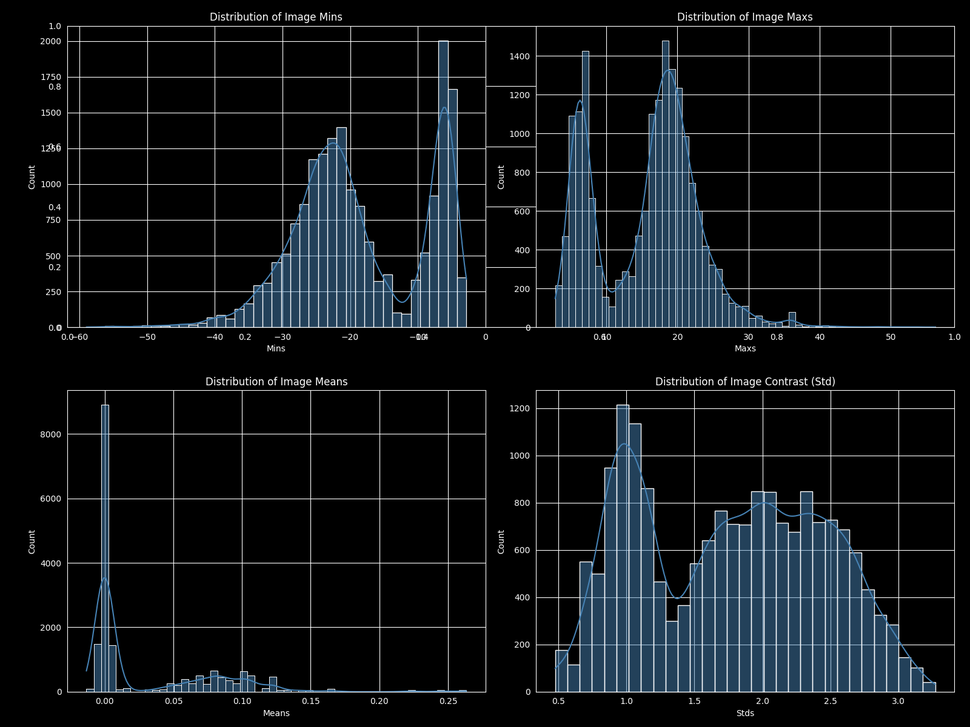
#> input picture src/0d468f3b-11fd-40bd-a851-aec2467d135a.png, 970 x 727 px, shrunk from 1600 x 1200 before the run; its folder holds only this picture in this run
$ python -i feature_extractor.py   (imports and definitions only)   (older library calls are emulated)
#> lines starting #> are read from the running program, lines starting #| are printed output that depends on the picture
import numpy as np
import pandas as pd
from tqdm.auto import tqdm
from scipy.stats import kurtosis, skew
from skimage.feature import graycomatrix, graycoprops, local_binary_pattern
from loader import load_image
import antropy as ant

from scipy.spatial import distance


# [18 lines left out: function get_combined_features, not called in this run]


class ImageFeatureExtractor:
    def __init__(self, glcm_levels=120, offset=59, lbp_radius=1, lbp_n_points=8):
        self.glcm_levels = glcm_levels
        self.offset = offset
        self.lbp_radius = lbp_radius
        self.lbp_n_points = lbp_n_points
        self.MAX_DIST = np.sqrt(128 ** 2 + 128 ** 2)

    def extract_features(self, img):
        """Extracts all features and returns them as a dictionary."""
        # --- Pre-processing ---
        flat_img = img.flatten()

        # --- Shannon Entropy ---
        hist_ent, _ = np.histogram(flat_img, bins=64, density=True)
        hist_ent = hist_ent[hist_ent > 0]
        entropy = -(hist_ent * np.log2(hist_ent)).sum()

        # --- GLCM ---
        img_glcm = np.clip(img + self.offset, 0, self.glcm_levels - 1).astype(np.uint8)
        glcm = graycomatrix(img_glcm, [1], [0], levels=self.glcm_levels, symmetric=True, normed=True)

        # --- LBP ---
        img_lbp = np.clip(img + self.offset, 0, 120).astype(np.uint8)
        lbp_def = local_binary_pattern(img_lbp, self.lbp_n_points, self.lbp_radius, method='default')
        lbp_uni = local_binary_pattern(img_lbp, self.lbp_n_points, self.lbp_radius, method='uniform')

        # Calculate LBP Histogram Vector (Uniform)
        # Number of bins for uniform LBP is P + 2
        lbp_hist, _ = np.histogram(lbp_uni.ravel(), bins=np.arange(self.lbp_n_points + 3), density=True)

        # --- Spectral ---
        f_shift = np.fft.fftshift(np.fft.fft2(img))
        mag = np.abs(f_shift)
        pwr = mag ** 2
        rows, cols = img.shape
        y, x = np.ogrid[:rows, :cols]
        dists = np.sqrt((x - (cols // 2)) ** 2 + (y - (rows // 2)) ** 2)

        # Radial Slope
        d_flat = dists.ravel().astype(int)
        radial_prof = np.bincount(d_flat, weights=mag.ravel()) / (np.bincount(d_flat) + 1e-9)
        limit = min(128, len(radial_prof))
        # Ensure we don't take log of 0
        slope, _ = np.polyfit(np.log(np.arange(1, limit)), np.log(radial_prof[1:limit] + 1e-9), 1)

        # --- Compile Dictionary ---
        feats = {
            # Basic Statistics
            'mean': np.mean(img),
            'std': np.std(img),
            'min': np.min(img),
            'max': np.max(img),
            'kurtosis': kurtosis(flat_img),
            'skew': skew(flat_img),

            # Entropies
            'shannon_entropy': entropy,
            'permutation_entropy': ant.perm_entropy(flat_img, order=3, normalize=True),

            # GLCM
            'glcm_corr': graycoprops(glcm, 'correlation')[0, 0],
            'glcm_contrast': graycoprops(glcm, 'contrast')[0, 0],
            'glcm_homo': graycoprops(glcm, 'homogeneity')[0, 0],
            'glcm_energy': graycoprops(glcm, 'energy')[0, 0],
            'glcm_dissim': graycoprops(glcm, 'dissimilarity')[0, 0],

            # LBP Scalars
            'lbp_smooth': np.histogram(lbp_def.ravel(), bins=np.arange(2 ** self.lbp_n_points + 1), density=True)[0][0],
            'lbp_uniform_sum': np.sum(lbp_hist[:-1]),

            # Spectral
            'hf_energy': np.log(np.sum(pwr[dists > (0.8 * self.MAX_DIST)]) + 1e-9),
            'spectral_centroid': np.log((np.sum(dists * mag) / (np.sum(mag) + 1e-9)) + 1e-9),
            'lf_power': np.log(np.sum(pwr[dists < (0.1 * self.MAX_DIST)]) + 1e-9),
            'spectral_slope': slope
        }

        # Add the LBP Histogram Vector as individual features (for math compatibility)
        for i, val in enumerate(lbp_hist):
            feats[f'lbp_hist_{i}'] = val

        return feats

    # [34 lines left out: functions build_feature_dataframe, build_dataset, not called in this run]

>>> import cv2
>>> picture = cv2.imread('0d468f3b-11fd-40bd-a851-aec2467d135a.png', cv2.IMREAD_GRAYSCALE)
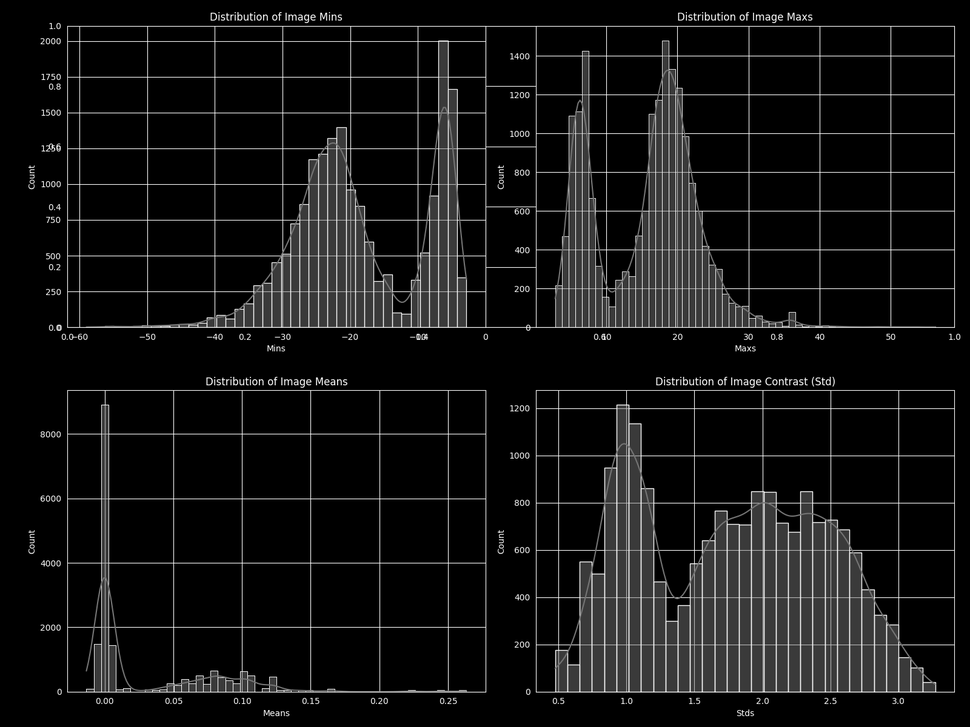
#> picture: shape (727, 970); min 0, max 255, mean 19.3
>>> result = ImageFeatureExtractor().extract_features(picture)
#> in extract_features, `hist_ent, _ = np.histogram(flat_img, bins=64, density=True)`: hist_ent = 64 values, max 0.191 at index 0, min 2.85e-06 at index 62, mean 0.00392
#> in extract_features, `entropy = -(hist_ent * np.log2(hist_ent)).sum()`: entropy = 0.989
#> in extract_features, `img_glcm = np.clip(img + self.offset, 0, self.glcm_levels - 1).astype(..`:
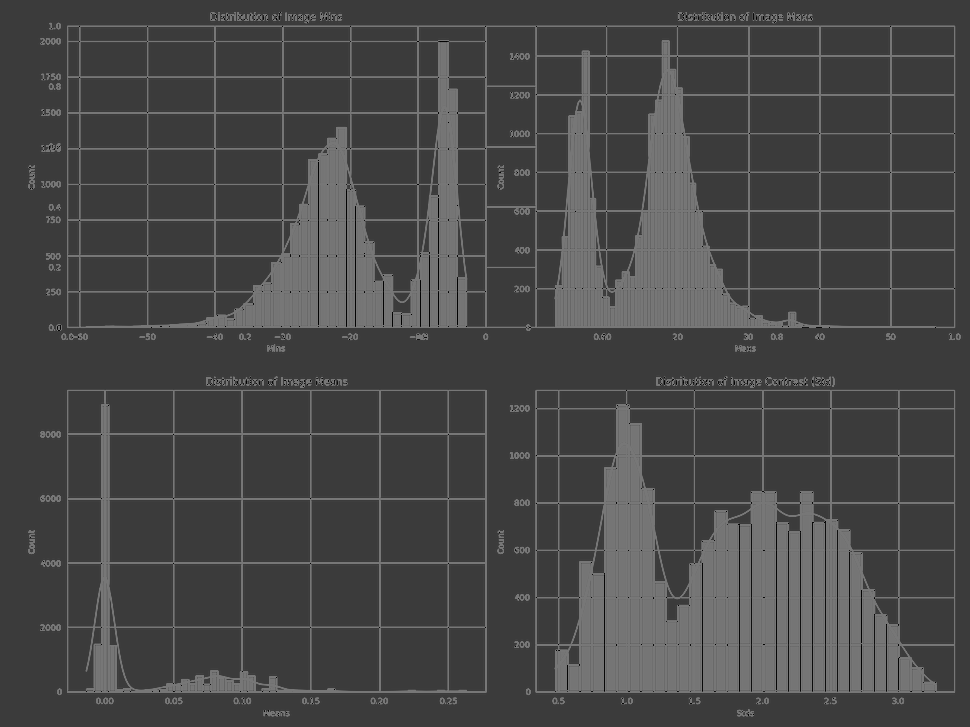
#> img_glcm: shape (727, 970); min 0, max 119, mean 70.8
#> in extract_features, `lbp_def = local_binary_pattern(img_lbp, self.lbp_n_points, self.lbp_ra..`:
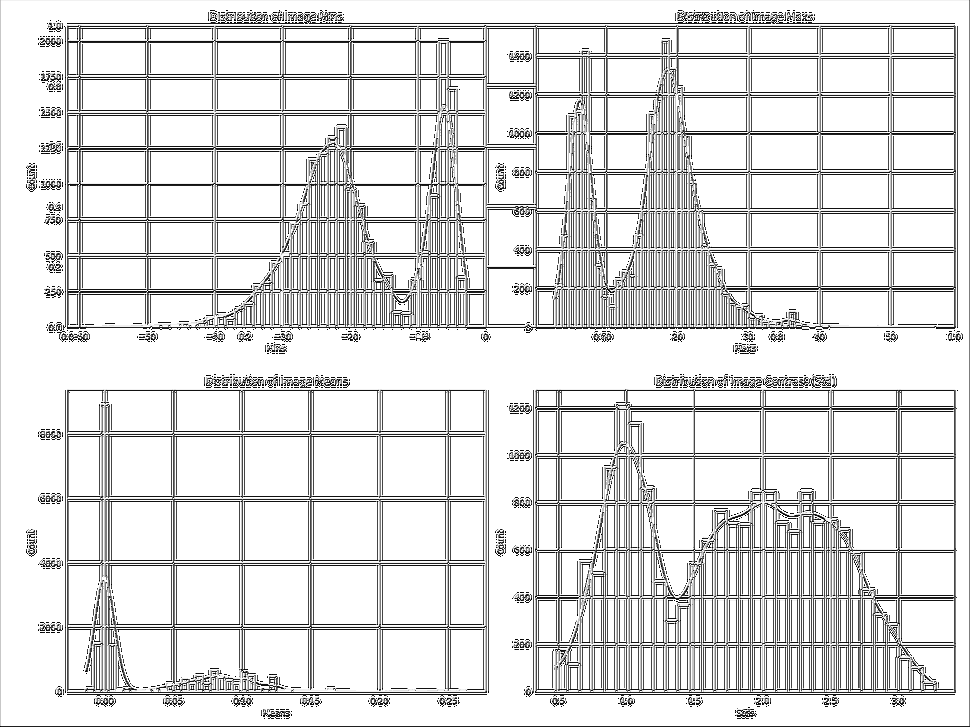
#> lbp_def: shape (727, 970) float64; min 0, max 255, mean 222.3
#> in extract_features, `lbp_uni = local_binary_pattern(img_lbp, self.lbp_n_points, self.lbp_ra..`:
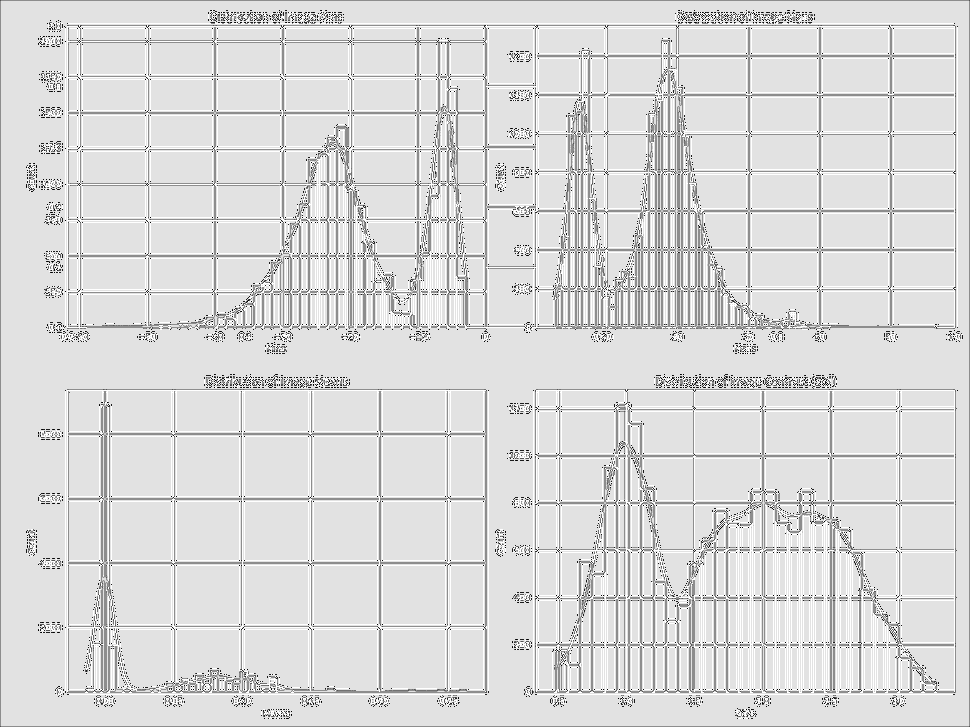
#> lbp_uni: shape (727, 970) float64; min 0, max 9, mean 7.73; drawn with min black and max white
#> in extract_features, `lbp_hist, _ = np.histogram(lbp_uni.ravel(), bins=np.arange(self.lbp_n_..`: lbp_hist = [0.00314, 0.0068, 0.00061, 0.00649, 0.00324, 0.0815, 0.00108, 0.00591, 0.788, 0.103]
#> in extract_features, `radial_prof = np.bincount(d_flat, weights=mag.ravel()) / (np.bincount(..`: radial_prof = 606 values, max 13584313 at index 0, min 1400.7 at index 598, mean 54253.6
#> in extract_features, `limit = min(128, len(radial_prof))`: limit = 128
#> in extract_features, `slope, _ = np.polyfit(np.log(np.arange(1, limit)), np.log(radial_prof[..`: slope = -1.02
#> (the run stopped early here; a loop or call above may not have finished)
